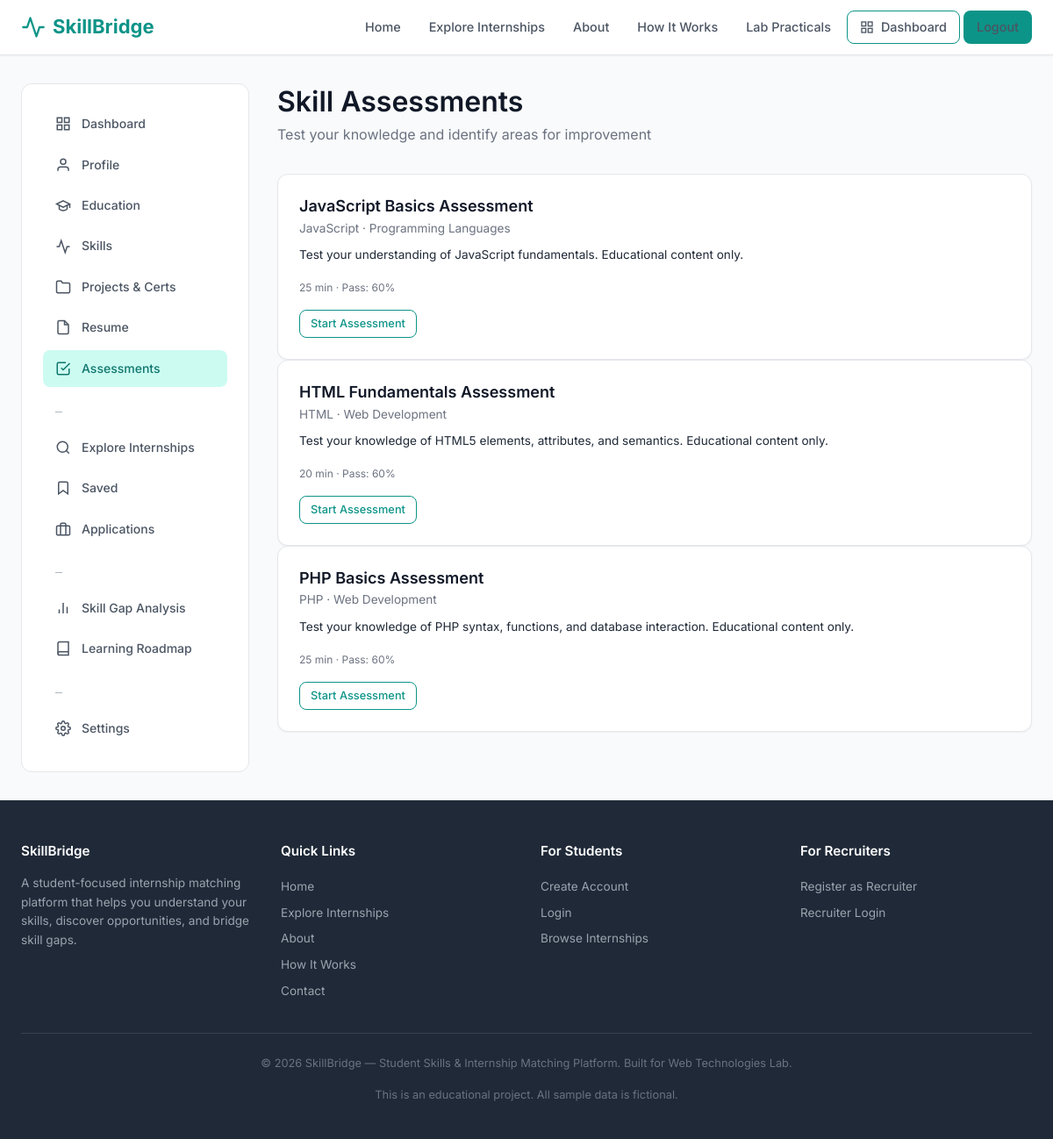
The app's page /student/assessment.php (signed in) with its own data.
### tables this page shows
CREATE TABLE assessments (
    id INT AUTO_INCREMENT PRIMARY KEY,
    skill_id INT NOT NULL,
    title VARCHAR(200) NOT NULL,
    description TEXT DEFAULT NULL,
    time_limit_minutes INT DEFAULT 30,
    pass_percentage INT DEFAULT 60,
    is_active TINYINT(1) DEFAULT 1,
    created_at TIMESTAMP DEFAULT CURRENT_TIMESTAMP,
    FOREIGN KEY (skill_id) REFERENCES skills(id) ON DELETE CASCADE
);

CREATE TABLE skills (
    id INT AUTO_INCREMENT PRIMARY KEY,
    category_id INT NOT NULL,
    name VARCHAR(100) NOT NULL,
    description VARCHAR(255) DEFAULT NULL,
    UNIQUE KEY uk_name (name),
    FOREIGN KEY (category_id) REFERENCES skill_categories(id) ON DELETE CASCADE,
    INDEX idx_category (category_id)
);

CREATE TABLE skill_categories (
    id INT AUTO_INCREMENT PRIMARY KEY,
    name VARCHAR(100) NOT NULL,
    description VARCHAR(255) DEFAULT NULL,
    display_order INT DEFAULT 0,
    UNIQUE KEY uk_name (name)
);

### includes/functions.php (called while the page is built, shortened)
<?php
function e(?string $str): string {
    return htmlspecialchars($str ?? '', ENT_QUOTES, 'UTF-8');
}

### student/assessment.php (the view, shortened to what this page needs)
<?php
require_once __DIR__.'/../config/database.php';require_once __DIR__.'/../includes/auth.php';require_once __DIR__.'/../includes/csrf.php';require_once __DIR__.'/../includes/functions.php';
requireRole('student');$db=getDB();$profileId=getStudentProfileId($db);
$assessmentId=(int)($_GET['id']??0);
if(!$assessmentId){
    $assessments=$db->query('SELECT a.*, s.name AS skill_name, sc.name AS cat_name FROM assessments a JOIN skills s ON s.id=a.skill_id JOIN skill_categories sc ON sc.id=s.category_id WHERE a.is_active=1 ORDER BY sc.display_order, s.name')->fetchAll();
    $stmt=$db->prepare('SELECT assessment_id, MAX(score) AS best_score, COUNT(*) AS attempts FROM assessment_results WHERE student_profile_id=? GROUP BY assessment_id');
    $stmt->execute([$profileId]);$results=[];foreach($stmt->fetchAll() as $r)$results[$r['assessment_id']]=$r;
}
include __DIR__.'/../includes/header.php';
?>
<div class="main-content"><div class="container"><div class="dashboard-layout"><?php include __DIR__.'/sidebar.php'; ?>
<div>
<?php if($assessmentId && isset($assessment)): ?>
<div class="page-header"><h1><?php echo e($assessment['title']); ?></h1><p>Skill: <?php echo e($assessment['skill_name']); ?> · <?php echo count($questions); ?> questions · <?php echo $assessment['time_limit_minutes']; ?> min</p></div>
<div class="alert alert-info text-sm">These are educational sample questions for demonstration. They are not official certification tests.</div>
<form method="POST" data-validate><?php echo csrfField(); ?>
<?php foreach($questions as $i=>$q): ?>
<div class="question-card">
    <div class="question-number">Question <?php echo $i+1; ?> of <?php echo count($questions); ?> <span class="badge badge-<?php echo $q['difficulty']==='easy'?'success':($q['difficulty']==='hard'?'danger':'warning'); ?>"><?php echo ucfirst($q['difficulty']); ?></span></div>
    <div class="question-text"><?php echo e($q['question_text']); ?></div>
    <?php foreach(['a','b','c','d'] as $opt): if(!empty($q['option_'.$opt])): ?>
    <label class="option-label"><input type="radio" name="q_<?php echo $q['id']; ?>" value="<?php echo $opt; ?>" required> <?php echo e($q['option_'.$opt]); ?></label>
    <?php endif; endforeach; ?>
</div>
<?php endforeach; ?>
<button type="submit" class="btn btn-primary btn-lg">Submit Assessment</button>
</form>
<?php else: ?>
<div class="page-header"><h1>Skill Assessments</h1><p>Test your knowledge and identify areas for improvement</p></div>
<?php if(empty($assessments)): ?><div class="empty-state"><p>No assessments available.</p></div>
<?php else: ?>
<div class="card-grid-2">
<?php foreach($assessments as $a):$r=$results[$a['id']]??null; ?>
<div class="card">
    <h4 class="mb-0"><?php echo e($a['title']); ?></h4>
    <span class="text-sm text-muted"><?php echo e($a['skill_name']); ?> · <?php echo e($a['cat_name']); ?></span>
    <?php if($a['description']): ?><p class="text-sm mt-1"><?php echo e($a['description']); ?></p><?php endif; ?>
    <div class="d-flex justify-between align-center mt-2">
        <span class="text-xs text-muted"><?php echo $a['time_limit_minutes']; ?> min · Pass: <?php echo $a['pass_percentage']; ?>%</span>
    </div>
    <a href="/wtproject/student/assessment.php?id=<?php echo $a['id']; ?>" class="btn btn-sm btn-outline mt-2"><?php echo $r?'Retake':'Start'; ?> Assessment</a>
</div>
<?php endforeach; ?>
</div>
<?php endif; ?>
<?php endif; ?>
</div></div></div></div>
<?php include __DIR__.'/../includes/footer.php'; ?>

### assets/css/style.css (style rules this page uses)
:root { --primary: #0d9488; --primary-dark: #0f766e; --primary-light: #ccfbf1; --secondary: #4f46e5; --secondary-light: #e0e7ff; --accent: #f59e0b; --success: #10b981; --danger: #ef4444; --warning: #f59e0b; --info: #3b82f6; --purple: #8b5cf6; --gray-50: #f9fafb; --gray-100: #f3f4f6; --gray-200: #e5e7eb; --gray-300: #d1d5db; --gray-400: #9ca3af; --gray-500: #6b7280; --gray-600: #4b5563; --gray-700: #374151; --gray-800: #1f2937; --gray-900: #111827; --white: #ffffff; --font-sans: 'Inter', -apple-system, BlinkMacSystemFont, 'Segoe UI', Roboto, sans-serif; --font-mono: 'Fira Code', 'Consolas', monospace; --shadow-sm: 0 1px 2px 0 rgba(0,0,0,0.05); --shadow: 0 1px 3px 0 rgba(0,0,0,0.1), 0 1px 2px -1px rgba(0,0,0,0.1); --shadow-md: 0 4px 6px -1px rgba(0,0,0,0.1), 0 2px 4px -2px rgba(0,0,0,0.1); --shadow-lg: 0 10px 15px -3px rgba(0,0,0,0.1), 0 4px 6px -4px rgba(0,0,0,0.1); --radius: 8px; --radius-lg: 12px; --transition: all 0.2s ease; }
*, *::before, *::after { margin: 0; padding: 0; box-sizing: border-box; }
html { scroll-behavior: smooth; font-size: 16px; }
body { font-family: var(--font-sans); color: var(--gray-800); background-color: var(--gray-50); line-height: 1.6; min-height: 100vh; display: flex; flex-direction: column; }
a { color: var(--primary); text-decoration: none; transition: var(--transition); }
h1, h2, h3, h4, h5, h6 { color: var(--gray-900); font-weight: 600; line-height: 1.3; margin-bottom: 0.5em; }
h1 { font-size: 2rem; }
h4 { font-size: 1.125rem; }
p { margin-bottom: 1rem; }
.container { width: 100%; max-width: 1200px; margin: 0 auto; padding: 0 1.5rem; }
.main-content { flex: 1; padding: 2rem 0; }
.btn { display: inline-flex; align-items: center; gap: 0.5rem; padding: 0.625rem 1.25rem; border: 1px solid transparent; border-radius: var(--radius); font-size: 0.9rem; font-weight: 500; cursor: pointer; transition: var(--transition); text-align: center; text-decoration: none; line-height: 1.4; font-family: inherit; }
.btn-outline { background: transparent; color: var(--primary); border-color: var(--primary); }
.btn-sm { padding: 0.375rem 0.75rem; font-size: 0.8rem; }
.card { background: var(--white); border: 1px solid var(--gray-200); border-radius: var(--radius-lg); padding: 1.5rem; box-shadow: var(--shadow-sm); transition: var(--transition); }
.card-grid-2 { grid-template-columns: repeat(auto-fill, minmax(320px, 1fr)); }
.dashboard-layout { display: grid; grid-template-columns: 260px 1fr; gap: 2rem; min-height: calc(100vh - 140px); }
.sidebar-nav a svg { width: 18px; height: 18px; flex-shrink: 0; }
.page-header { margin-bottom: 2rem; }
.page-header h1 { margin-bottom: 0.25rem; }
.page-header p { color: var(--gray-500); margin-bottom: 0; }
.text-muted { color: var(--gray-500); }
.text-sm { font-size: 0.85rem; }
.text-xs { font-size: 0.75rem; }
.mt-1 { margin-top: 0.5rem; }
.mt-2 { margin-top: 1rem; }
.mb-0 { margin-bottom: 0; }
.d-flex { display: flex; }
.align-center { align-items: center; }
.justify-between { justify-content: space-between; }

### records on screen
assessments: title "JavaScript Basics Assessment", skill.name "JavaScript", skill_categories.name "Programming Languages", description "Test your understanding of JavaScript fundamentals. Educational content only.", time_limit_minutes "25", pass_percentage "60"
assessments: title "HTML Fundamentals Assessment", skill.name "HTML", skill_categories.name "Web Development", description "Test your knowledge of HTML5 elements, attributes, and semantics. Educational content only.", time_limit_minutes "20", pass_percentage "60"
assessments: title "PHP Basics Assessment", skill.name "PHP", skill_categories.name "Web Development", description "Test your knowledge of PHP syntax, functions, and database interaction. Educational content only.", time_limit_minutes "25", pass_percentage "60"

### other values on screen
$link[1] "Dashboard"
$link[1] "Profile"
$link[1] "Education"
$link[1] "Skills"
$link[1] "Projects & Certs"
$link[1] "Resume"
$link[1] "Assessments"
$link[1] "Explore Internships"
$link[1] "Saved"
$link[1] "Applications"
$link[1] "Skill Gap Analysis"
$link[1] "Learning Roadmap"
$link[1] "Settings"
